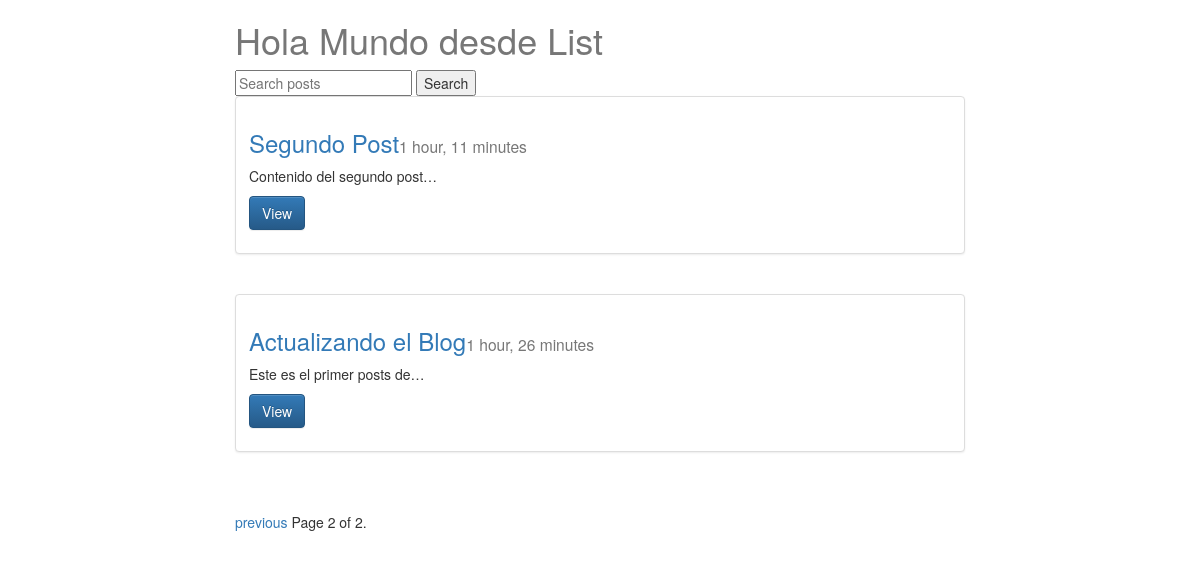
The app's page /posts/?page=2 with its own data.
### posts/models.py (models this page shows)
class Post(models.Model):
	user = models.ForeignKey(settings.AUTH_USER_MODEL, default=1)
	title = models.CharField(max_length=120)
	slug = models.SlugField(unique=True)
	image = models.ImageField(upload_to=upload_location,
		null=True, blank=True,
		width_field="width_field",
		height_field="height_field")
	height_field = models.IntegerField(default=0)
	width_field = models.IntegerField(default=0)
	content = models.TextField()
	draft = models.BooleanField()
	publish = models.DateField(auto_now=False, auto_now_add=False)
	updated = models.DateTimeField(auto_now=True, auto_now_add=False)
	timestamp = models.DateTimeField(auto_now=False, auto_now_add=True)
	objects = PostManager()
	class Meta:
		verbose_name = "Post"
		verbose_name_plural = "Posts"
	def __unicode__(self):  ##__str__ python3
		return self.title
	def get_absolute_url(self):
		return reverse("posts:detail", kwargs={"slug":self.slug})
	class Meta:
		ordering = ["-timestamp", "-updated"]

### posts/views.py (the view, shortened to what this page needs)
def post_list(request):
	queryset_list = Post.objects.all()
	print(queryset_list)
	query = request.GET.get("q")
	print("query", query)
	paginator = Paginator(queryset_list,2)
	page = request.GET.get('page')
	try:
		queryset = paginator.page(page)
	except PageNotAnInteger:
		queryset = paginator.page(1)
	except EmptyPage:
		queryset = paginator.page(paginator.num_pages)
	context = {
		"object_list": queryset,
		"title": "List",
	}
	return render(request, "post_list.html", context)

### posts/models.py (called while the page is built)
	def all(self, *args, **kwargs):
		print(timezone.now())
		return super(PostManager, self).filter(draft=True)#.filter(publish__lte=timezone.now())

### templates/post_list.html (shortened to what this page needs)
{% extends "base.html" %}
{% block content %}
<div class="col-sm-8 col-sm-offset-2">
	<h1>Hola Mundo desde {{ title }}</h1>
	<form action="" method="GET">
		<input type="text" name="q" placeholder="Search posts" value='{{ request.GET.q }}'/>
		<input type="submit" value="Search" />
	</form>
	{% for obj in object_list  %}
	<div class="row">
		<div class="col-sm-12">
			<div class="thumbnail">
				<div class="caption">
					<h3><a href="{{obj.get_absolute_url}}">{{obj.title}}</a><small>{{obj.timestamp|timesince}}</small></h3>
					<p>{{obj.content|linebreaks|truncatechars:30}} </p>
					<p><a href="{{obj.get_absolute_url}}" class="btn btn-primary" role="button">View</a></p>
				</div>
			</div>
			<br>
		</div>
	</div>
	{% endfor %}
	<div class="pagination">
		<span class="step-links">
		{% if object_list.has_previous %}
		<a href="?page={{object_list.previous_page_number }}{% if request.GET.q %}&q={{ request.GET.q}}{% endif %}">previous</a>
			{% endif %}
			<span class="current">
			Page {{object_list.number }} of {{object_list.paginator.num_pages }}.
			</span>
		</span>
	</div>
</div>
{% endblock content %}

### static/css/base.css (style rules this page uses)
h1 { color:#777; }

### records on screen
Post: title "Segundo Post", timestamp "1 hour, 11 minutes", content "Contenido del segundo post…"
Post: title "Actualizando el Blog", timestamp "1 hour, 26 minutes", content "Este es el primer posts de…"

### other values on screen
{{ title }} "List"
{{ object_list.number }} "2"
{{ object_list.paginator.num_pages }} "2"
